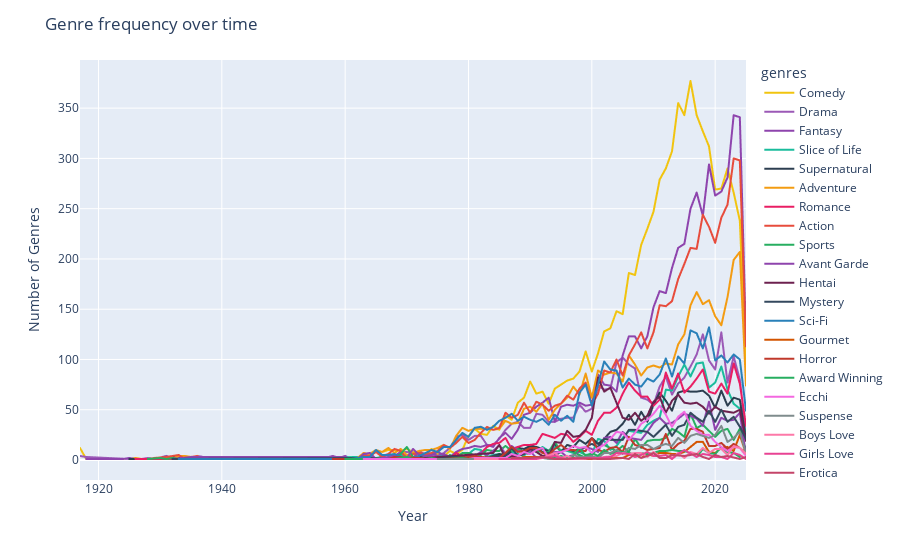

This figure's notebook cell:
### Markdown cell above
### Line chart of genre frequency over time

### Code cell
d1 = genres_exploded.groupby('year')['genres'].value_counts().reset_index()
fig = px.line(d1, x='year', y='count', color='genres', color_discrete_map=COLOR_GENRES)
fig.update_layout(
    xaxis_title = dict(text="Year"),
    yaxis_title = dict(text="Number of Genres"),
    title = dict(text="Genre frequency over time")
)
fig.show()
